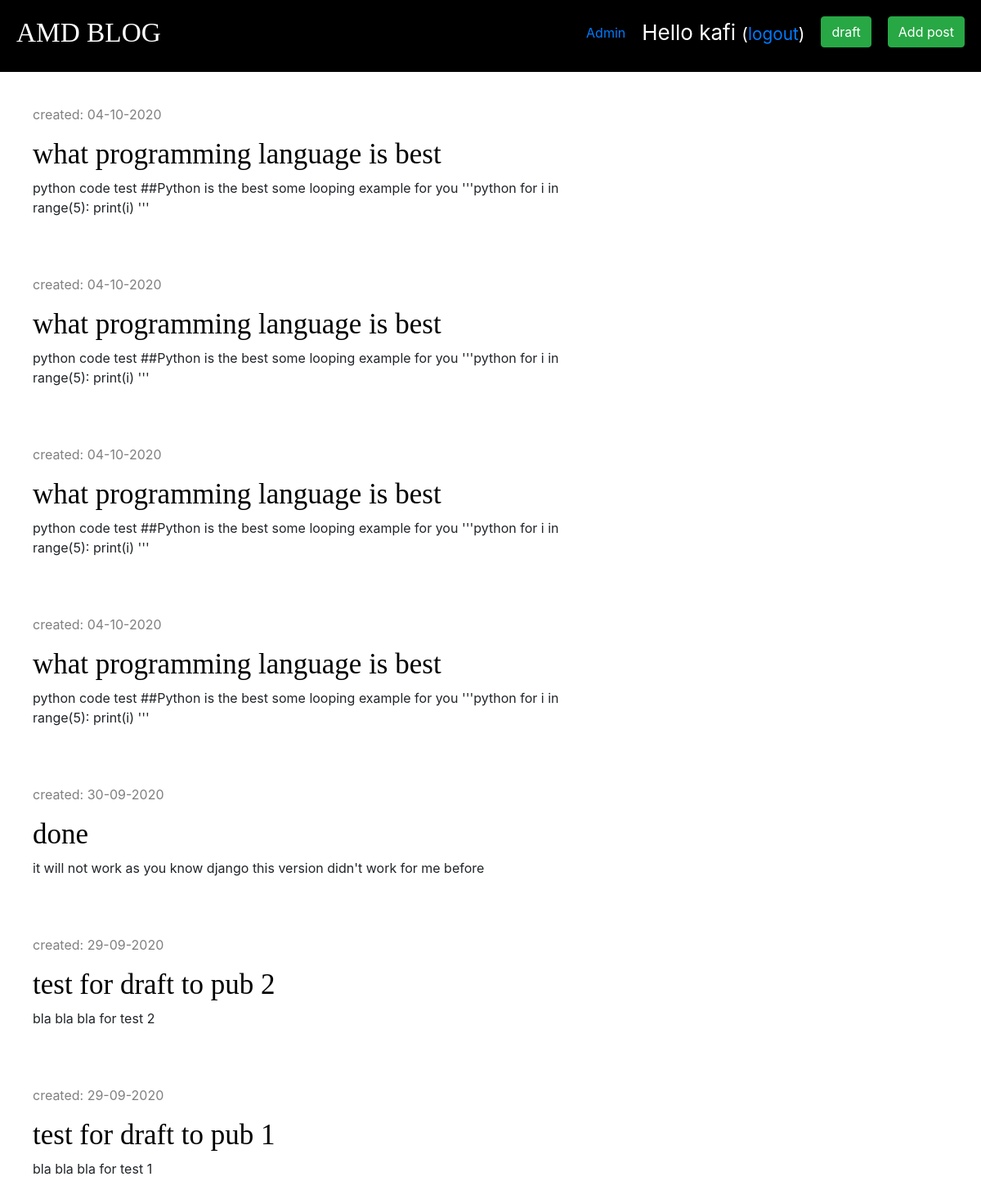
The page /drafts/ (signed in) on the database its author committed.
### blog/models.py (models this page shows, shortened)
class Post(models.Model):
    author = models.ForeignKey('auth.User', on_delete=models.CASCADE)
    title = models.CharField(max_length=200)
    text = models.TextField()
    created_date = models.DateTimeField(default=timezone.now)
    published_date = models.DateTimeField(blank=True, null=True)

### blog/views.py (the view)
# urls.py: path('drafts/', views.post_draft_list, name='post_draft_list'),
@login_required
def post_draft_list(request):
    posts = Post.objects.filter(published_date__isnull=True).order_by('-created_date')
    stuff_for_frontend = {'posts': posts}
    return render(request, 'blog/post_draft_list.html', stuff_for_frontend)

### blog/templates/blog/post_draft_list.html (shortened to what this page needs)
{% extends 'blog/base.html' %}
{% block content %}
    {% for post in posts %}
		<div class="post">
			<p class="date">created: {{ post.created_date|date:'d-m-Y' }}</p>
			<h1><a href="{% url 'post_detail' pk=post.pk %}">{{ post.title }}</a></h1>
			<p>{{ post.text|truncatechars:200 }}</p>
		</div>
	{% endfor %}
{% endblock content %}

### blog/templates/blog/base.html (shortened to what this page needs)
{% load staticfiles %}
<html lang="en">
<head>
    <link rel="stylesheet" href="https://stackpath.bootstrapcdn.com/bootstrap/4.5.2/css/bootstrap.min.css">
    <link rel="stylesheet" href="{% static "css/blog.css" %}">
    <link rel="stylesheet" href="//use.fontawesome.com/releases/v5.0.7/css/all.css">
    <link rel="stylesheet" href="{% static "css/zenburn.css" %}">
</head>
<body>
    <div class="page-header">
        {% if user.is_authenticated %}
        <div class="new-post-button">
            <a href="post/new"><button class="btn btn-success">Add post</button></a>
        </div>
        <div class="post-draft-button">
            <a href="drafts/"><button class="btn btn-success">draft</button></a>
        </div>
        <class class="top_menu">
            <p class="top_menu_name">Hello {{ user.username }} <small>(<a href="{% url 'logout' %}">logout</a>)</small></p>
        </class>
        {% if user.is_superuser %}
            <div class="admin">
                <a href="/admin">Admin</a>
            </div>
        {% endif %}
        {% else %}
            <div class="login-button">
                <a href="accounts/login"><button class="fas fa-sign-in-alt fa-2x"></button></a>
            </div>
        {% endif %}
        <h1><a href="/">AMD BLOG</a></h1>
    </div>
    <div class="content-container">
        <div class="row">
            <div class="col-md-7">
                {% block content %}
                {% endblock %}
            </div>
        </div>
    </div>
</body>
</html>

### blog/static/css/blog.css (style rules this page uses)
.page-header { background-color: black; margin-top: 0; padding: 20px 20px 20px 20px; }
.page-header h1 a { color: white; font-size: 25pt; text-decoration: none; }
.content-container { margin-left: 40px; margin-top: 40px; }
h1, h2, h3, h4 { font-family: 'Tinos', serif; font-size: 35px; }
.date { color: grey; }
.post { margin-bottom: 70px; }
.post h1 a { color: black; }
.post-draft-button { float: right; }
.new-post-button, .login-button { float: right; margin-left: 20px; }
.top_menu { float: right; color: white; margin-right: 20px; font-size: 26px; }
.admin { margin-right: 20px; margin-top: 8px; float: right; }

### rows shown on the page
Post: created_date "04-10-2020", title "what programming language is best", text "python code test ##Python is the best some looping example for you '''python for i in range(5): print(i) '''"
Post: created_date "04-10-2020", title "what programming language is best", text "python code test ##Python is the best some looping example for you '''python for i in range(5): print(i) '''"
Post: created_date "04-10-2020", title "what programming language is best", text "python code test ##Python is the best some looping example for you '''python for i in range(5): print(i) '''"
Post: created_date "04-10-2020", title "what programming language is best", text "python code test ##Python is the best some looping example for you '''python for i in range(5): print(i) '''"
Post: created_date "30-09-2020", title "done", text "it will not work as you know django this version didn't work for me before"
Post: created_date "29-09-2020", title "test for draft to pub 2", text "bla bla bla for test 2"
Post: created_date "29-09-2020", title "test for draft to pub 1", text "bla bla bla for test 1"

### other values the page prints
{{ user.username }} "kafi"
